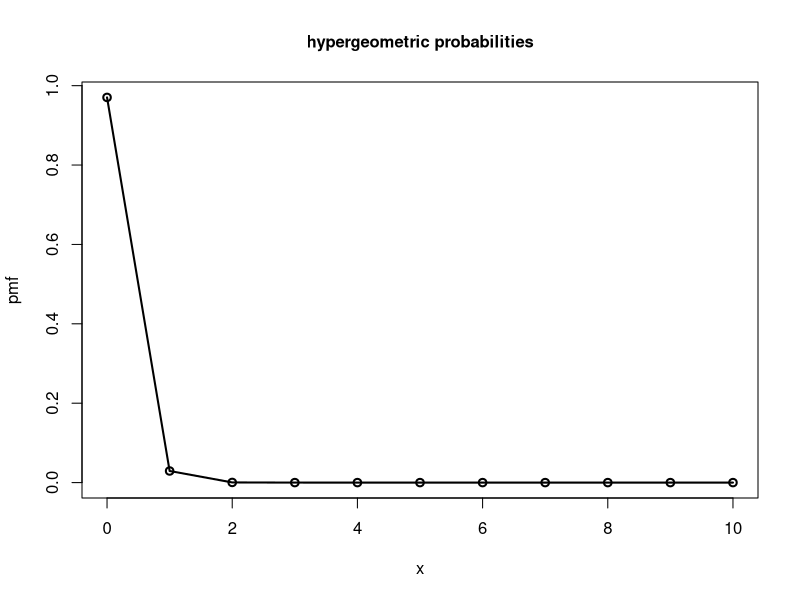
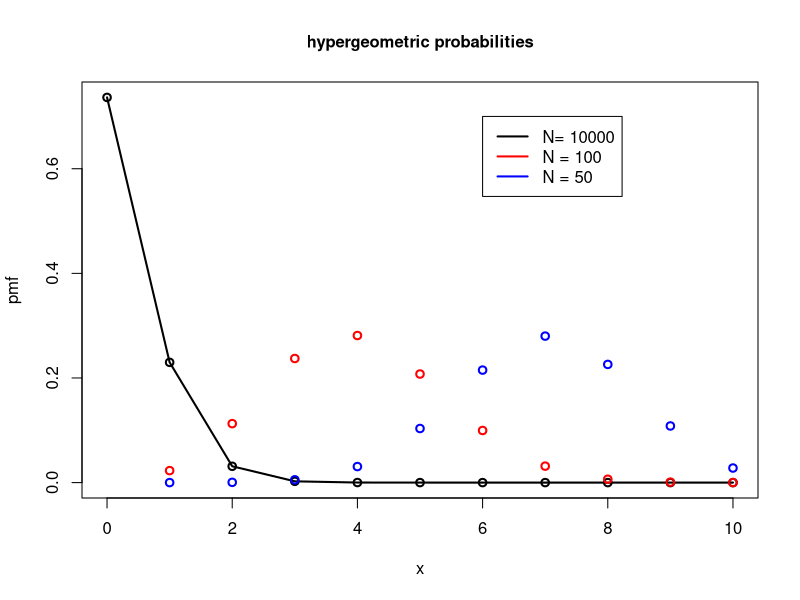
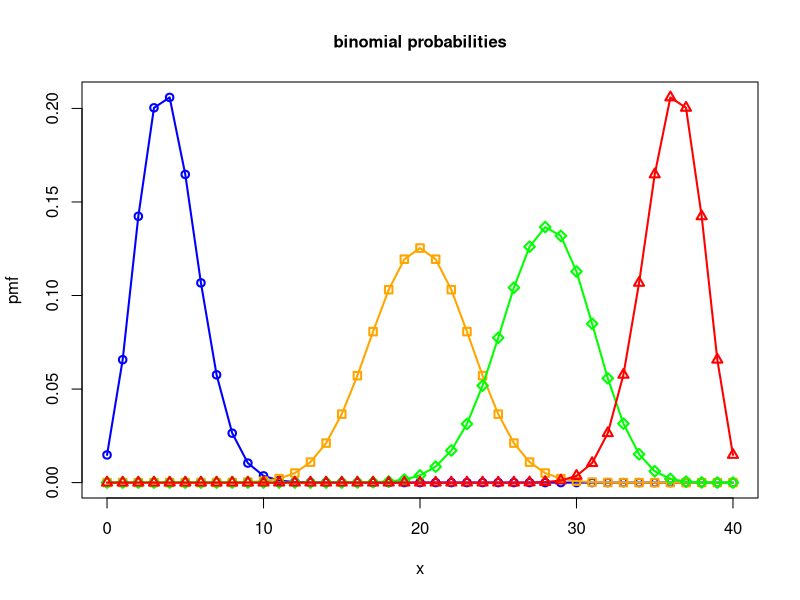

These charts were generated, in order, by the following R code:
# choose(n, k) = nCk
choose(8, 2)

# rbinom, rgamma, rnorm etc for random number generation of a specific dist.
rbinom(1, 1, 0.5)

# Hypergeometric Function

"
Suppose that 10000 lines of code have 30 lines which could beimproved 
(for example by clarification of purpose, simplification ordocumentation). 
If a random sample of 10 lines of code is taken,what is the chance that:
(a) 1 or
(b) 0
lines of the code sampled could be improved?
"
# The probability of 0 lines

# The probability of 1 lines
dhyper(0, 30, 10000-30, 10)
# The probability of at most 1 lines
phyper(1, 30, 10000-30, 10)

x<- 0:10
plot(x, dhyper(x, 30, 10000-30, 10), type= 'o', ylab="pmf", 
     main="hypergeometric probabilities",lwd=2,cex.main=1)
plot(x, dhyper(x, 30, 1000-30, 10), type= 'o', ylab="pmf", 
     main="hypergeometric probabilities",lwd=2,cex.main=1)
points(dhyper(x, 30, 100-30, 10), col = 'red',lwd=2)
points(dhyper(x, 30, 50-30, 10), col = 'blue',lwd=2)
legend(6, 0.7, legend = c("N= 10000", "N = 100", "N = 50"), 
       col = c("black", 'red', 'blue'), lwd = 2)


# Binomila Distribution
x<- 0:40
y1<- dbinom(x, 40, 0.1)
y2<- dbinom(x,40,0.5)
y3<- dbinom(x,40,0.7)
y4<- dbinom(x,40,0.9)

plot(x,y1,ylab="pmf", main="binomial probabilities",lwd=2,cex.main=1,
     col="blue",pch=1,type="o")
lines(x,y2,lwd=2,col="orange", pch=0, type="o")
lines(x,y3,lwd=2,col="green", pch=5 ,type="o")
lines(x,y4,lwd=2,col="red", pch=2, type="o")
# type="o" for points connected with a line
# pch=0, 1, 2, 5 for squares, circles, triangles and diamonds


# normal distribution
x<-rnorm(500, 3, 4)
mean(x)
var(x)


runif(100)
